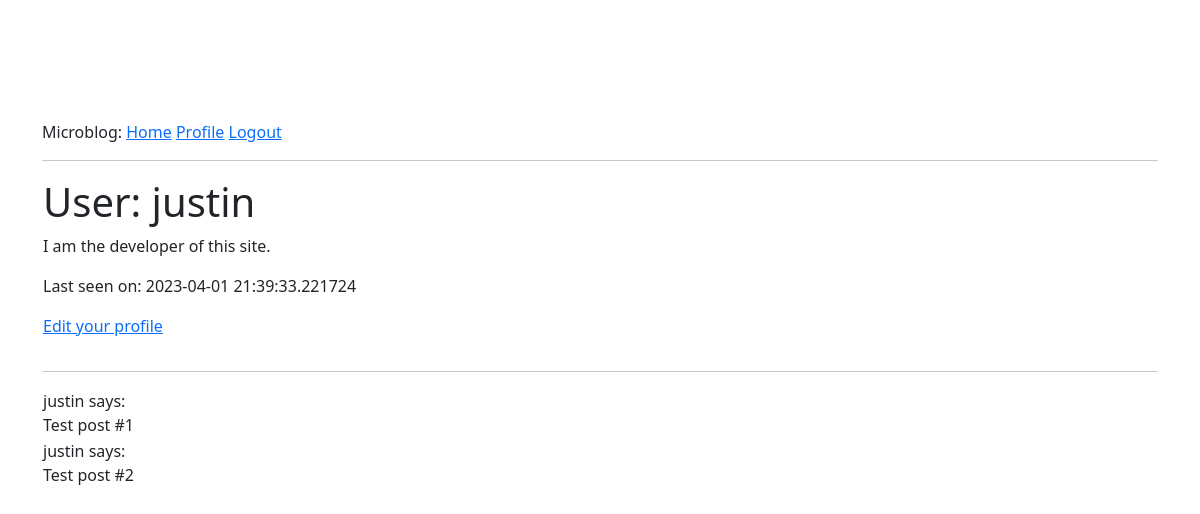
Before: /user/justin (signed in) with the older database file.
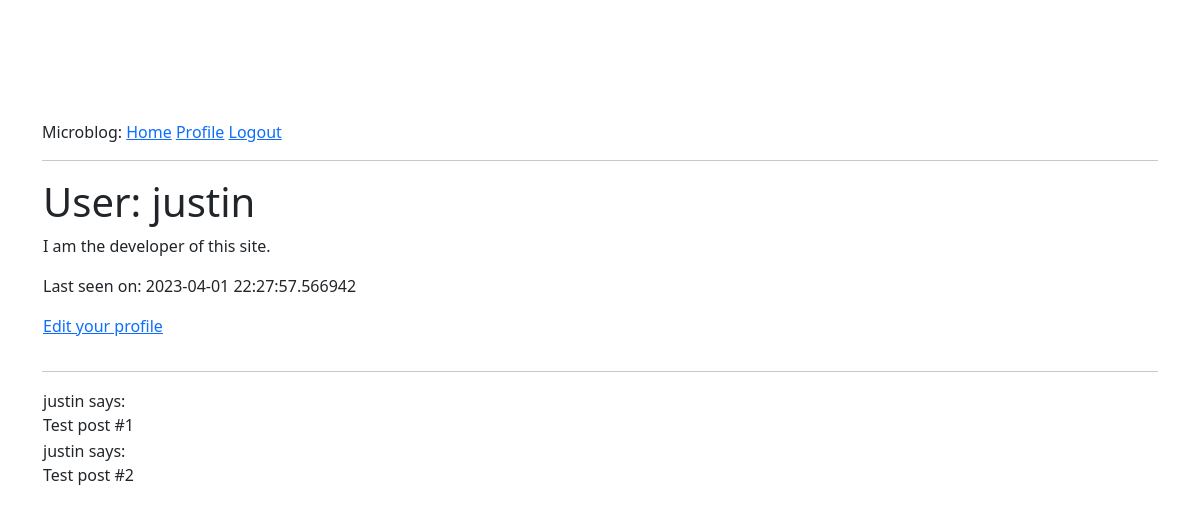
After: the same page with the newer database file.
### app/models.py (models this page shows, shortened)
class User(UserMixin, db.Model):
    id = db.Column(db.Integer, primary_key=True)
    username = db.Column(db.String(64), index = True, unique = True)
    email = db.Column(db.String(120), index = True, unique = True)
    password_hash = db.Column(db.String(128))
    about_me = db.Column(db.String(140))
    last_seen = db.Column(db.DateTime, default=datetime.utcnow)
    posts = db.relationship('Post', backref='author', lazy='dynamic')

### app/routes.py (the view)
@app.route('/user/<username>') #using dynamic component <>
@login_required # only make the profile available to logged in user.
def user(username):
    user = User.query.filter_by(username = username).first_or_404()
    posts = [
        {'author':user, 'body':'Test post #1'},
        {'author': user, 'body':'Test post #2'}
    ]
    return render_template('user.html', user=user, posts=posts)

### app/models.py (called while the page is built)
@login.user_loader
def load_user(id):
    return User.query.get(int(id))
    print("Loading user:", id)

### app/routes.py (called while the page is built)
@app.before_request
def before_request():
    if current_user.is_authenticated:
        current_user.last_seen = datetime.utcnow()
        db.session.commit()

### app/templates/user.html
{% extends "base.html" %}
{% block content %}
    <table>
        <tr valign="top">
       <td>
            <h1>User: {{ user.username }}</h1>
            {% if user.about_me %}<p>{{ user.about_me }}</p>{% endif %}
            {% if user.last_seen %}<p>Last seen on: {{ user.last_seen}}</p>{% endif %}
            {% if user== current_user %}
                <p><a href="{{ url_for('edit_profile') }}">Edit your profile</a></p>
            {% endif %}
       </td>
       </tr>
    </table>
    <hr>
    {% for post in posts %}
        {% include '_post.html' %}
    {% endfor %}
{% endblock %}

### app/templates/base.html (shortened to what this page needs)
<!DOCTYPE html>
<html>
    <head>
        <link href="https://cdn.jsdelivr.net/npm/bootstrap@5.3.0-alpha2/dist/css/bootstrap.min.css" rel="stylesheet">
    </head>
    <body>
        <div class="container">
            <div class="text-section">
        <div>
            Microblog:
            <a href="{{ url_for('index') }}">Home</a>
            {% if current_user.is_anonymous %}
            <a href="{{ url_for('login') }}">Login</a>
            {% else %}
            <a href="{{ url_for('user', username=current_user.username) }}">Profile</a>
            <a href="{{ url_for('logout') }}">Logout</a>
            {% endif %}
        </div>
        <hr>
        {% block content %}{% endblock %}
    </body>
</html>

### app/templates/_post.html
<table>
    <tr valign="top">
        <td>{{ post.author.username }} says:<br>{{ post.body }}
        </td>
    </tr>
</table>

### app/templates/base.html (style rules this page uses)
.text-section { margin-top: 120px; }

Changed rows visible on the page:
changed User "justin": last_seen "2023-04-01 21:39:33.221724" → "2023-04-01 22:27:57.566942"
